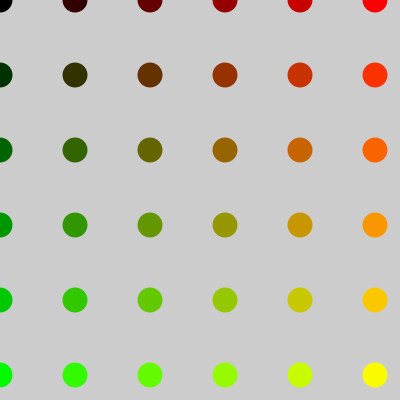
Frame 1 (no input)
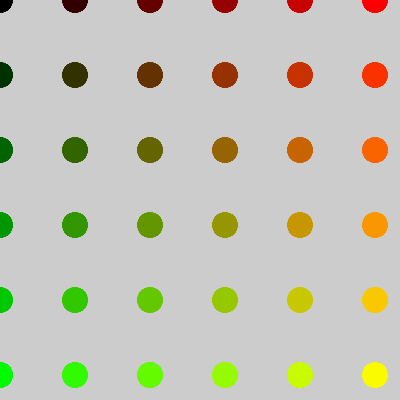
Frame 60 (the mouse pressed at the canvas centre just before this capture)
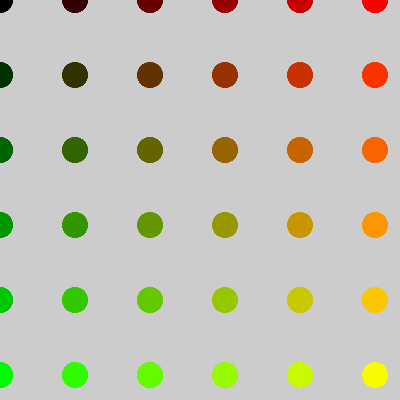
Frame 120 (the mouse held since frame 60 and released just before this capture)

The Processing sketch that drew these frames (run headless with seeded random() and noise(); from frame 60 on, the mouse is pressed at the canvas centre):

// Processing sketch: processing_186852
// ── processing_186852.pde

//Nick Kreuter
//DMS 110
//2-19-15
//for function
//create single pattern line

void setup(){
  size(400,400);
}

void draw(){
  for(int i = 0; i<width/50; i = i + 1){ //initialize,condition,code,expression
  for(int j = 0; j<height/50; j = j + 1){
  noStroke();
  fill(i*50, j*50,0);
  ellipse(i*75,j*75,25,25);
  fill(255-i*50);

  }
}
}
